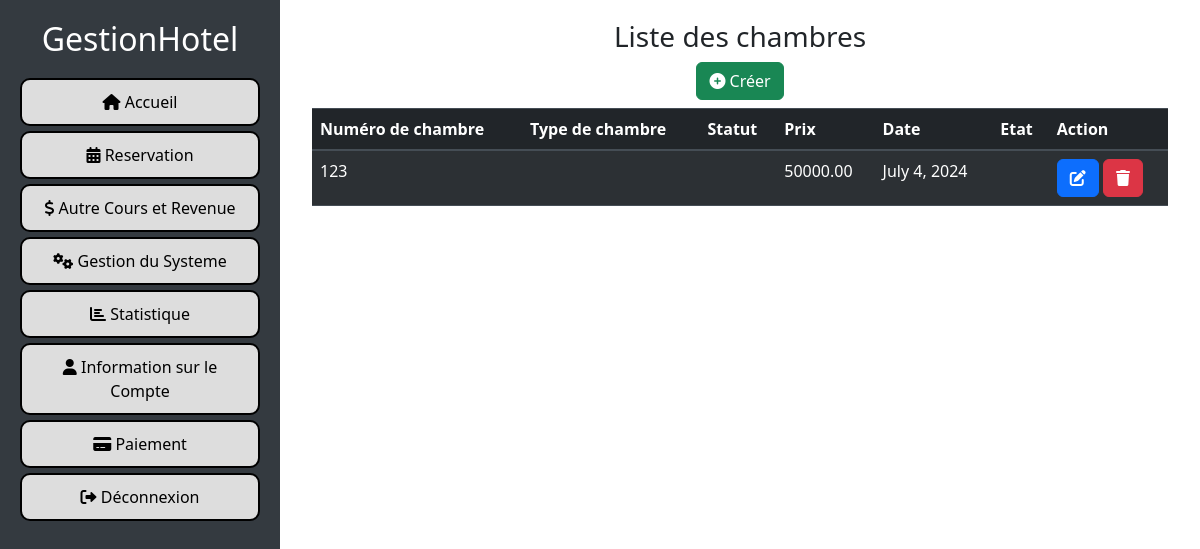
The page /chambre/ (signed in) on the database as committed earlier.
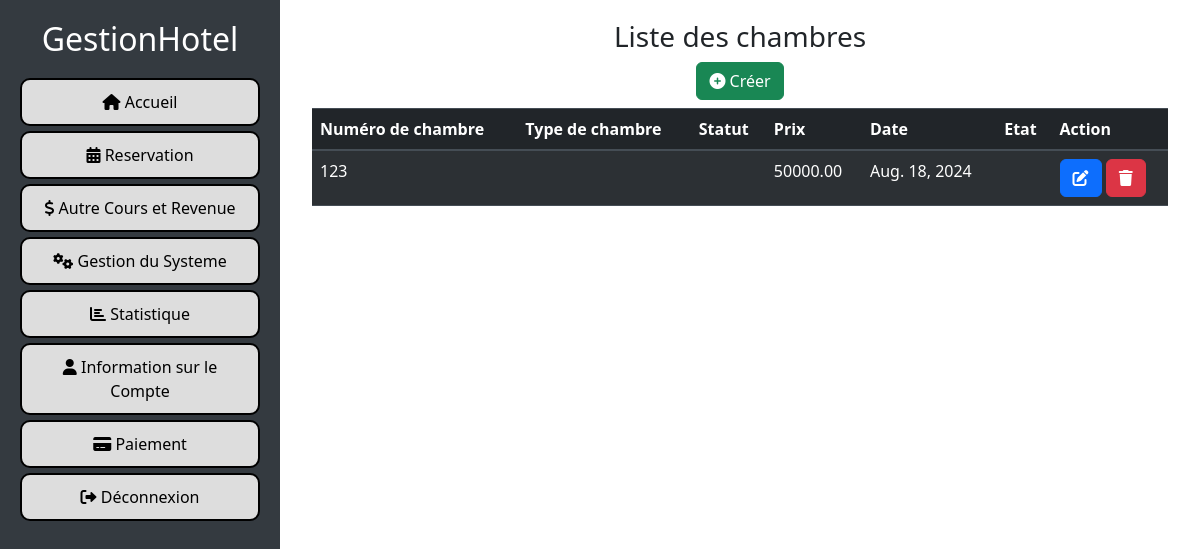
The same page on the database as committed later.
### chambre/models.py (models this page shows, shortened)
class Chambre(models.Model):
    proprietaire = models.ForeignKey(
        settings.AUTH_USER_MODEL,
        on_delete=models.CASCADE,
        null=True,
        related_name='chambres'
    )
    numero_chambre = models.IntegerField(default=0)
    type_chambre = models.ForeignKey(
        'TypeChambre',
        on_delete=models.SET_NULL,
        null=True,
        related_name='chambres'
    )
    prix = models.DecimalField(max_digits=10, decimal_places=2)
    date = models.DateField(auto_now=True)

### chambre/views.py (the view)
# urls.py: path('', liste_chambre, name='liste_chambre'),
def liste_chambre(request):
    chambres = Chambre.objects.filter(proprietaire=request.user)
    return render(request, 'chambre/liste_chambre.html', {'chambres': chambres})

### configuration/context_processors.py (called while the page is built)
def configuration_hotel(request):
    try:
        configuration = Configuration.objects.latest('id')
    except Configuration.DoesNotExist:
        configuration = None
    return {'configuration': configuration}

### chambre/templates/chambre/liste_chambre.html (shortened to what this page needs)
{% load static %}
<!DOCTYPE html>
<html lang="fr">
<head>
    <link rel="stylesheet" href="https://stackpath.bootstrapcdn.com/bootstrap/4.5.2/css/bootstrap.min.css">
    <link rel="stylesheet" href="https://cdnjs.cloudflare.com/ajax/libs/font-awesome/5.15.4/css/all.min.css">
    <link href="{% static 'style.css' %}" rel="stylesheet">
</head>
<body>
    {% include 'menu.html' %}
    <div id="content">
        <div class="container">
            <h3 class="text-center">Liste des chambres</h3>
            <div class="d-flex justify-content-center align-items-center my-2">
                <a href="{% url 'chambre' %}" class="btn btn-success text-center"><i class="fas fa-plus-circle"></i> Créer</a>
            </div>
            <table class="table table-striped table-dark">
                <thead>
                    <tr>
                        <th>Numéro de chambre</th>
                        <th>Type de chambre</th>
                        <th>Statut</th>
                        <th>Prix</th>
                        <th>Date</th>
                        <th>Etat</th>
                        <th>Action</th>
                    </tr>
                </thead>
                <tbody>
                    {% for chambre in chambres %}
                        <tr>
                            <td>{{ chambre.numero_chambre }}</td>
                            <td>{{ chambre.get_type_chambre_display }}</td>
                            <td>{{ chambre.get_statut_display }}</td>
                            <td>{{ chambre.prix }}</td>
                            <td>{{ chambre.date }}</td>
                            <td {% if chambre.etat == 'libre' %}class="text-green"{% else %}class="text-red"{% endif %}>
                            </td>
                            <td>
                                <a href="{% url 'modifier_chambre' chambre.id %}" class="btn btn-primary"><i class="fas fa-edit"></i></a>
                                <a href="{% url 'supprimer_chambre' chambre.id %}" class="btn btn-danger"><i class="fas fa-trash"></i> </a>
                            </td>
                        </tr>
                    {% empty %}
                        <tr>
                            <td colspan="4">Aucune chambre disponible.</td>
                        </tr>
                    {% endfor %}
                </tbody>
            </table>
        </div>
    </div>
</body>
</html>

### templates/menu.html (shortened to what this page needs)
<!DOCTYPE html>
<html lang="en">
<head>
    <link href="https://cdn.jsdelivr.net/npm/bootstrap@5.3.0-alpha1/dist/css/bootstrap.min.css" rel="stylesheet">
    <link rel="stylesheet" href="https://cdnjs.cloudflare.com/ajax/libs/font-awesome/6.0.0-beta3/css/all.min.css">
</head>
<body>
    <div class="menu-container">
        <h2 class="menu-title">GestionHotel</h2>
        <ul class="nav flex-column">
            <li class="nav-item">
                <a class="nav-link" href="{% url 'home-users' %}"><i class="fas fa-home"></i> Accueil</a>
            </li>
            <li class="nav-item">
                <a class="nav-link" href="{% url 'planning' %}"><i class="fas fa-calendar-alt"></i> Reservation</a>
            </li>
            <li class="nav-item">
                <a class="nav-link" href="{% url 'autre_revenu_cout_list' %}"><i class="fas fa-dollar-sign"></i> Autre Cours et Revenue</a>
            </li>
            <li class="nav-item">
                <a class="nav-link" href="{% url 'menusysteme' %}"><i class="fas fa-cogs"></i> Gestion du Systeme</a>
            </li>
            <li class="nav-item">
                <a class="nav-link" href="{% url 'statistics' %}"><i class="fas fa-chart-bar"></i> Statistique</a>
            </li>
            <li class="nav-item">
                <a class="nav-link" href="{% url 'list-config' %}"><i class="fas fa-user"></i> Information sur le Compte</a>
            </li>
            <li class="nav-item">
                <a class="nav-link" href="{% url 'home_paiement' %}"><i class="fas fa-credit-card"></i> Paiement</a>
            </li>
            <li class="nav-item">
                <a class="nav-link" href="{% url 'deconnexion' %}"><i class="fas fa-sign-out-alt"></i> Déconnexion</a>
            </li>
        </ul>
    </div>
</body>
</html>

### static/style.css (style rules this page uses)
body { display: flex; height: 100vh; overflow: hidden; margin: 0; }
#content { width: 83.33%; padding: 20px; overflow-y: auto; }

### templates/menu.html (style rules this page uses)
.nav-item { text-align: center; margin-bottom: 5px; }
.nav-link { background-color: #dddddd; color: #000000; border: 2px solid #000000; border-radius: 10px; padding: 10px 20px; }
.menu-title { text-align: center; margin-bottom: 20px; color: #ffffff; }
.menu-container { background-color: #343a40; height: 100%; padding: 20px; }

Rows that differ between the two databases and show on the page:
changed Chambre: date "July 4, 2024" → "Aug. 18, 2024"
